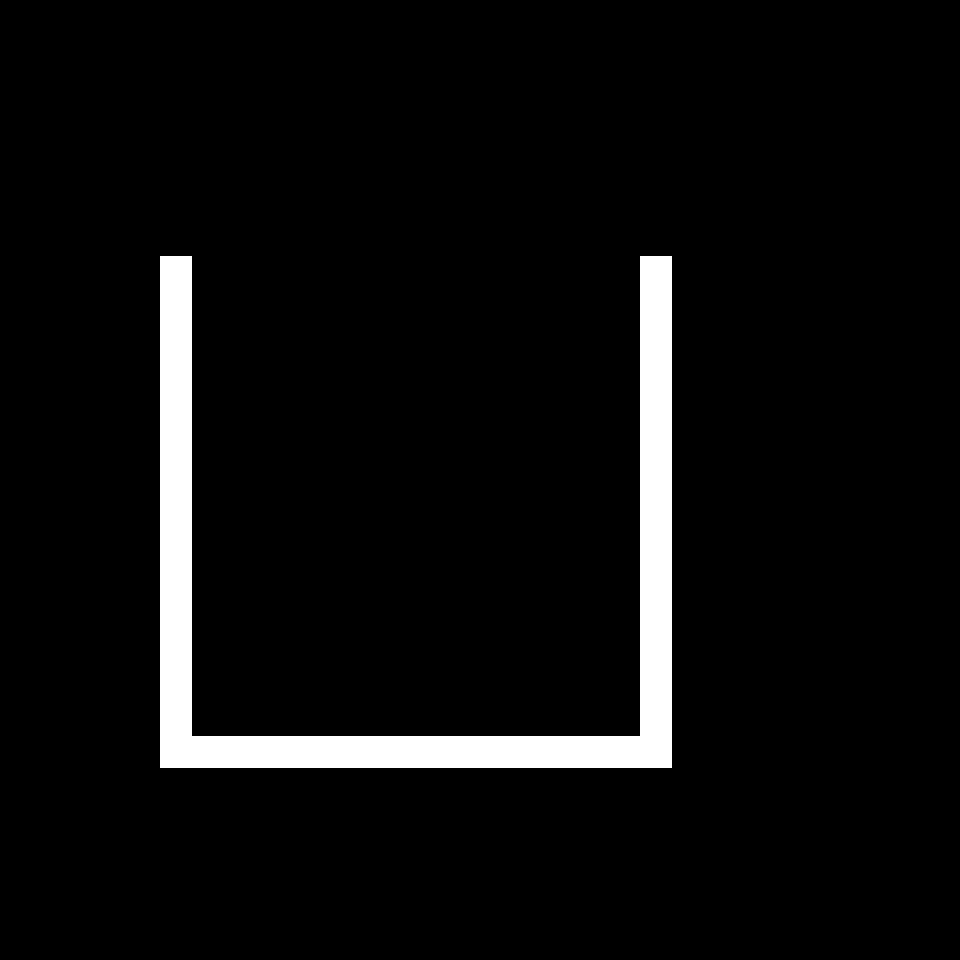

A 2D game scene composited from a Tiled map and its tileset images. What follows is a short description and the map's XML, with every tile layer's data as written:
An orthogonal 30x30 tile map with 32x32 px tiles, 1 tile layer (Kachelebene 1) and 3 objects.

<map version="1.0" tiledversion="1.1.3" orientation="orthogonal" renderorder="right-down" width="30" height="30" tilewidth="32" tileheight="32" infinite="0" nextobjectid="12">
 <tileset firstgid="1" source="main.tsx" />
 <layer name="Kachelebene 1" width="30" height="30">
  <data encoding="csv">
0,0,0,0,0,0,0,0,0,0,0,0,0,0,0,0,0,0,0,0,0,0,0,0,0,0,0,0,0,0,
0,0,0,0,0,1,0,0,0,0,0,0,0,0,0,0,0,0,0,0,0,0,0,0,0,0,0,0,0,0,
0,0,0,0,0,0,0,0,0,0,0,0,0,0,0,0,0,0,0,0,0,0,0,0,0,0,0,0,0,0,
0,0,0,0,0,0,0,0,0,0,0,0,0,0,0,0,0,0,0,0,0,0,0,0,0,0,0,0,0,0,
0,0,0,0,0,0,0,0,0,0,0,0,0,0,0,0,0,0,0,0,0,0,0,0,0,0,0,0,0,0,
0,0,0,0,0,0,0,0,0,0,0,0,0,0,0,0,0,0,0,0,0,0,0,0,0,0,0,0,0,0,
0,0,0,0,0,0,0,0,0,0,0,0,0,0,0,0,0,0,0,0,0,0,0,0,0,0,0,0,0,0,
0,0,0,0,0,0,0,0,0,0,0,0,0,0,0,0,0,0,0,0,0,0,0,0,0,0,0,0,0,0,
0,0,0,0,0,2,0,0,0,0,0,0,0,0,0,0,0,0,0,0,2,0,0,0,0,0,0,0,0,0,
0,0,0,0,0,2,1,1,1,1,1,1,1,1,1,1,1,1,1,1,2,0,0,0,0,0,0,0,0,0,
0,0,0,0,0,2,1,1,1,1,1,1,1,1,1,1,1,1,1,1,2,0,0,0,0,0,0,0,0,0,
0,0,0,0,0,2,1,1,1,1,1,1,1,1,1,1,1,1,1,1,2,0,0,0,0,0,0,0,0,0,
0,0,0,0,0,2,1,1,1,1,1,1,1,1,1,1,1,1,1,1,2,0,0,0,0,0,0,0,0,0,
0,0,0,0,0,2,1,1,1,1,1,1,1,1,1,1,1,1,1,1,2,0,0,0,0,0,0,0,0,0,
0,0,0,0,0,2,1,1,1,1,1,1,1,1,1,1,1,1,1,1,2,0,0,0,0,0,0,0,0,0,
0,0,0,0,0,2,1,1,1,1,1,1,1,1,1,1,1,1,1,1,2,0,0,0,0,0,0,0,0,0,
0,0,0,0,0,2,1,1,1,1,1,1,1,1,1,1,1,1,1,1,2,0,0,0,0,0,0,0,0,0,
0,0,0,0,0,2,1,1,1,1,1,1,1,1,1,1,1,1,1,1,2,0,0,0,0,0,0,0,0,0,
0,0,0,0,0,2,1,1,1,1,1,1,1,1,1,1,1,1,1,1,2,0,0,0,0,0,0,0,0,0,
0,0,0,0,0,2,1,1,1,1,1,1,1,1,1,1,1,1,1,1,2,0,0,0,0,0,0,0,0,0,
0,0,0,0,0,2,1,1,1,1,1,1,1,1,1,1,1,1,1,1,2,0,0,0,0,0,0,0,0,0,
0,0,0,0,0,2,1,1,1,1,1,1,1,1,1,1,1,1,1,1,2,0,0,0,0,0,0,0,0,0,
0,0,0,0,0,2,1,1,1,1,1,1,1,1,1,1,1,1,1,1,2,0,0,0,0,0,0,0,0,0,
0,0,0,0,0,2,2,2,2,2,2,2,2,2,2,2,2,2,2,2,2,0,0,0,0,0,0,0,0,0,
0,0,0,0,0,0,0,0,0,0,0,0,0,0,0,0,0,0,0,0,0,0,0,0,0,0,0,0,0,0,
0,0,0,0,0,0,0,0,0,0,0,0,0,0,0,0,0,0,0,0,0,0,0,0,0,0,0,0,0,0,
0,0,0,0,0,0,0,0,0,0,0,0,0,0,0,0,0,0,0,0,0,0,0,0,0,0,0,0,0,0,
0,0,0,0,0,0,0,0,0,0,0,0,0,0,0,0,0,0,0,0,0,0,0,0,0,0,0,0,0,0,
0,0,0,0,0,0,0,0,0,0,0,0,0,0,0,0,0,0,0,0,0,0,0,0,0,0,0,0,0,0,
0,0,0,0,0,0,0,0,0,0,0,0,0,0,0,0,0,0,0,0,0,0,0,0,0,0,0,0,0,0
</data>
 </layer>
 <objectgroup name="collision">
  <object id="8" x="161.199" y="257.353" width="28.2805" height="507.636" />
  <object id="9" x="640.554" y="258.767" width="28.2805" height="509.05" />
  <object id="11" x="161.199" y="733.88" width="506.222" height="33.9367" />
 </objectgroup>
</map>
